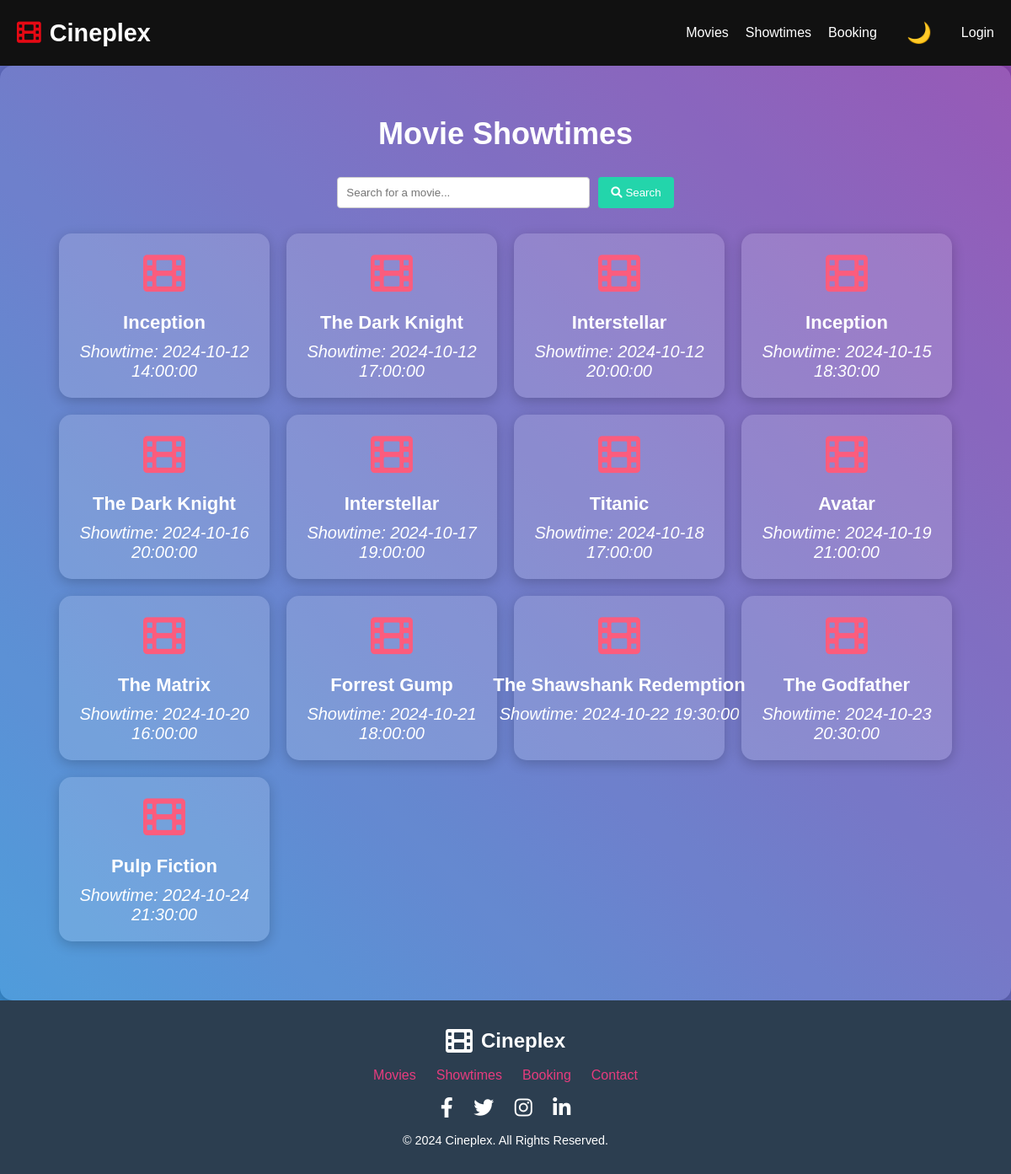
Screenshot of /public/showtime.php with the database file from the repository.
### tables this page shows
CREATE TABLE `movies` (
  `id` int(11) NOT NULL,
  `title` varchar(100) NOT NULL,
  `description` text NOT NULL,
  `showtime` datetime NOT NULL,
  `available_seats` int(11) NOT NULL,
  `image` varchar(255) NOT NULL,
  `created_at` timestamp NOT NULL DEFAULT current_timestamp()
);

### public/api/fetch_showtimes.php (called while the page is built, shortened)
<?php
$searchQuery = isset($_GET['search']) ? $_GET['search'] : '';
$sql = "SELECT id, title, showtime FROM movies WHERE showtime IS NOT NULL";
$sql .= " ORDER BY showtime";
$result = $conn->query($sql);
$showtimes = [];
if ($result === false) {
    $showtimes = [];
} else {
    if ($result->num_rows > 0) {
        while ($row = $result->fetch_assoc()) {
            $showtimes[] = $row;
        }
    }
}
?>

### public/showtime.php (the view, shortened to what this page needs)
<?php
include './api/fetch_showtimes.php';
?>
<!DOCTYPE html>
<html lang="en">
<head>
    <link rel="stylesheet" href="../assets/css/showtime.css">
    <link rel="stylesheet" href="https://cdnjs.cloudflare.com/ajax/libs/font-awesome/6.0.0-beta3/css/all.min.css">
    <link rel="stylesheet" href="../assets/css/header.css">
    <link rel="stylesheet" href="../assets/css/footer.css">
</head>
<body>
    <?php include '../includes/header.php'; ?>
    <div class="container">
        <h2 class="section-title">Movie Showtimes</h2>
        <form method="GET" action="">
            <input type="text" name="search" placeholder="Search for a movie..." value="<?php echo htmlspecialchars($searchQuery); ?>" >
            <button type="submit"><i class="fas fa-search"></i> Search</button>
        </form>
        <div class="card-container">
            <?php if (!empty($showtimes)): ?>
                <?php foreach ($showtimes as $showtime): ?>
                    <div class="card">
                    <a href="booking.php" class="nav-link">
                        <div class="card-icon">
                            <i class="fas fa-film"></i>
                        </div>
                        <div class="card-content">
                            <h3 class="movie-title"><?php echo htmlspecialchars($showtime['title']); ?></h3>
                            <p class="showtime">Showtime: <?php echo htmlspecialchars($showtime['showtime']); ?></p>
                        </div>
                        </a>
                    </div>
                <?php endforeach; ?>
            <?php else: ?>
                <p>No showtimes available at the moment.</p>
            <?php endif; ?>
        </div>
    </div>
    <?php include '../includes/footer.php'; ?>
</body>
</html>

### includes/header.php (shortened to what this page needs)
<header class="header">
    <div class="logo">
        <i class="fas fa-film logo-icon"></i>
        <a href="home.php" class="nav-link">
            <h1 class="logo-text">Cineplex</h1>
        </a>
    </div>
    <nav class="navbar">
        <ul class="nav-list">
            <li class="nav-item"><a href="home.php" class="nav-link">Movies</a></li>
            <li class="nav-item"><a href="showtime.php" class="nav-link">Showtimes</a></li>
            <li class="nav-item"><a href="booking.php" class="nav-link">Booking</a></li>
            <li class="nav-item">
                <button id="theme-toggle" class="theme-toggle">🌙</button>
            </li>
            <?php if (isset($_SESSION['username'])): ?>
                <li class="welcome-message">Welcome, <?= htmlspecialchars($_SESSION['username']); ?>!</li>
                <li class="nav-item">
                    <a href="logout.php" class="logout-icon" title="Logout">
                        <i class="fas fa-sign-out-alt"></i>
                    </a>
                </li>
            <?php else: ?>
                <li class="nav-item"><a href="login.php" class="nav-link">Login</a></li>
            <?php endif; ?>
        </ul>
    </nav>
</header>

### includes/footer.php
<footer class="footer">
    <div class="footer-content">
        <div class="footer-logo">
            <i class="fas fa-film footer-icon"></i>
            <h2 class="footer-text">Cineplex</h2>
        </div>
        <ul class="footer-nav">
            <li class="footer-item"><a href="#movies" class="footer-link">Movies</a></li>
            <li class="footer-item"><a href="#showtimes" class="footer-link">Showtimes</a></li>
            <li class="footer-item"><a href="#booking" class="footer-link">Booking</a></li>
            <li class="footer-item"><a href="#contact" class="footer-link">Contact</a></li>
        </ul>
    </div>
    <div class="footer-social">
        <a href="#" class="social-link"><i class="fab fa-facebook-f"></i></a>
        <a href="#" class="social-link"><i class="fab fa-twitter"></i></a>
        <a href="#" class="social-link"><i class="fab fa-instagram"></i></a>
        <a href="#" class="social-link"><i class="fab fa-linkedin-in"></i></a>
    </div>
    <div class="footer-bottom">
        <p>&copy; <?php echo date("Y"); ?> Cineplex. All Rights Reserved.</p>
    </div>
</footer>

### assets/css/showtime.css (style rules this page uses)
* { margin: 0; padding: 0; box-sizing: border-box; }
body { margin: 0; padding: 0; box-sizing: border-box; background: linear-gradient(45deg, #3498db, #8e44ad); animation: backgroundChange 10s infinite alternate; justify-content: center; align-items: center; }
form { display: flex; justify-content: center; margin-bottom: 20px; }
input[type="text"] { padding: 10px; border: 1px solid #ccc; border-radius: 4px; width: 300px; margin-right: 10px; }
button { padding: 10px 15px; background-color: #23d5ab; color: white; border: none; border-radius: 4px; cursor: pointer; transition: background-color 0.3s; }
.container { text-align: center; max-width: 2000px; width: 100%; padding: 60px; background-color: rgba(255, 255, 255, 0.1); border-radius: 15px; box-shadow: 0 4px 20px rgba(0, 0, 0, 0.3); }
.section-title { font-size: 36px; margin-bottom: 30px; color: #fff; }
.card-container { display: grid; grid-template-columns: repeat(auto-fit, minmax(250px, 1fr)); gap: 20px; padding: 10px; }
.card { background: rgba(255, 255, 255, 0.15); border-radius: 15px; padding: 20px; transition: transform 0.3s, box-shadow 0.3s; display: flex; flex-direction: column; align-items: center; box-shadow: 0 4px 15px rgba(0, 0, 0, 0.2); }
.card-icon { font-size: 50px; color: #fc5c7d; margin-bottom: 15px; }
.movie-title { font-size: 22px; margin-bottom: 10px; color: #fff; text-align: center; white-space: nowrap; overflow: hidden; text-overflow: ellipsis; width: 100%; }
.showtime { font-size: 18px; color: #f1f1f1; font-style: italic; }
.card-container p { font-size: 20px; color: #fff; text-align: center; }

### assets/css/header.css (style rules this page uses)
* { margin: 0; padding: 0; box-sizing: border-box; }
body { font-family: 'Arial', sans-serif; background-color: #f0f0f0; }
.header { background-color: #111; color: #fff; padding: 15px 20px; display: flex; justify-content: space-between; align-items: center; position: sticky; top: 0; z-index: 999; }
.logo { display: flex; align-items: center; }
.logo-icon { font-size: 1.8rem; margin-right: 10px; color: #e50914; }
.logo-text { font-size: 1.8rem; font-weight: bold; color: #fff; }
.navbar { display: flex; align-items: center; }
.nav-list { display: flex; list-style: none; align-items: center; }
.nav-item { margin-left: 20px; }
.nav-link { color: #fff; text-decoration: none; font-size: 1rem; transition: color 0.3s ease; }
.theme-toggle { background: none; border: none; color: #fff; font-size: 1.5rem; cursor: pointer; transition: color 0.3s ease; }

### assets/css/footer.css (style rules this page uses)
.footer { background-color: #2c3e50; color: #ffffff; padding: 2rem 0; text-align: center; }
.footer-content { display: flex; flex-direction: column; align-items: center; margin-bottom: 1rem; }
.footer-logo { display: flex; align-items: center; margin-bottom: 1rem; }
.footer-icon { font-size: 2rem; margin-right: 10px; }
.footer-nav { list-style-type: none; padding: 0; display: flex; gap: 1.5rem; }
.footer-item { margin: 0; }
.footer-link { color: #e73c7e; text-decoration: none; transition: color 0.3s; }
.footer-social { margin: 1rem 0; }
.social-link { color: #ffffff; margin: 0 10px; font-size: 1.5rem; transition: color 0.3s; }
.footer-bottom { font-size: 0.9rem; margin-top: 1rem; }

### rows the page displays
movies: title "Inception", showtime "2024-10-12 14:00:00"
movies: title "The Dark Knight", showtime "2024-10-12 17:00:00"
movies: title "Interstellar", showtime "2024-10-12 20:00:00"
movies: title "Inception", showtime "2024-10-15 18:30:00"
movies: title "The Dark Knight", showtime "2024-10-16 20:00:00"
movies: title "Interstellar", showtime "2024-10-17 19:00:00"
movies: title "Titanic", showtime "2024-10-18 17:00:00"
movies: title "Avatar", showtime "2024-10-19 21:00:00"
movies: title "The Matrix", showtime "2024-10-20 16:00:00"
movies: title "Forrest Gump", showtime "2024-10-21 18:00:00"
movies: title "The Shawshank Redemption", showtime "2024-10-22 19:30:00"
movies: title "The Godfather", showtime "2024-10-23 20:30:00"
movies: title "Pulp Fiction", showtime "2024-10-24 21:30:00"
